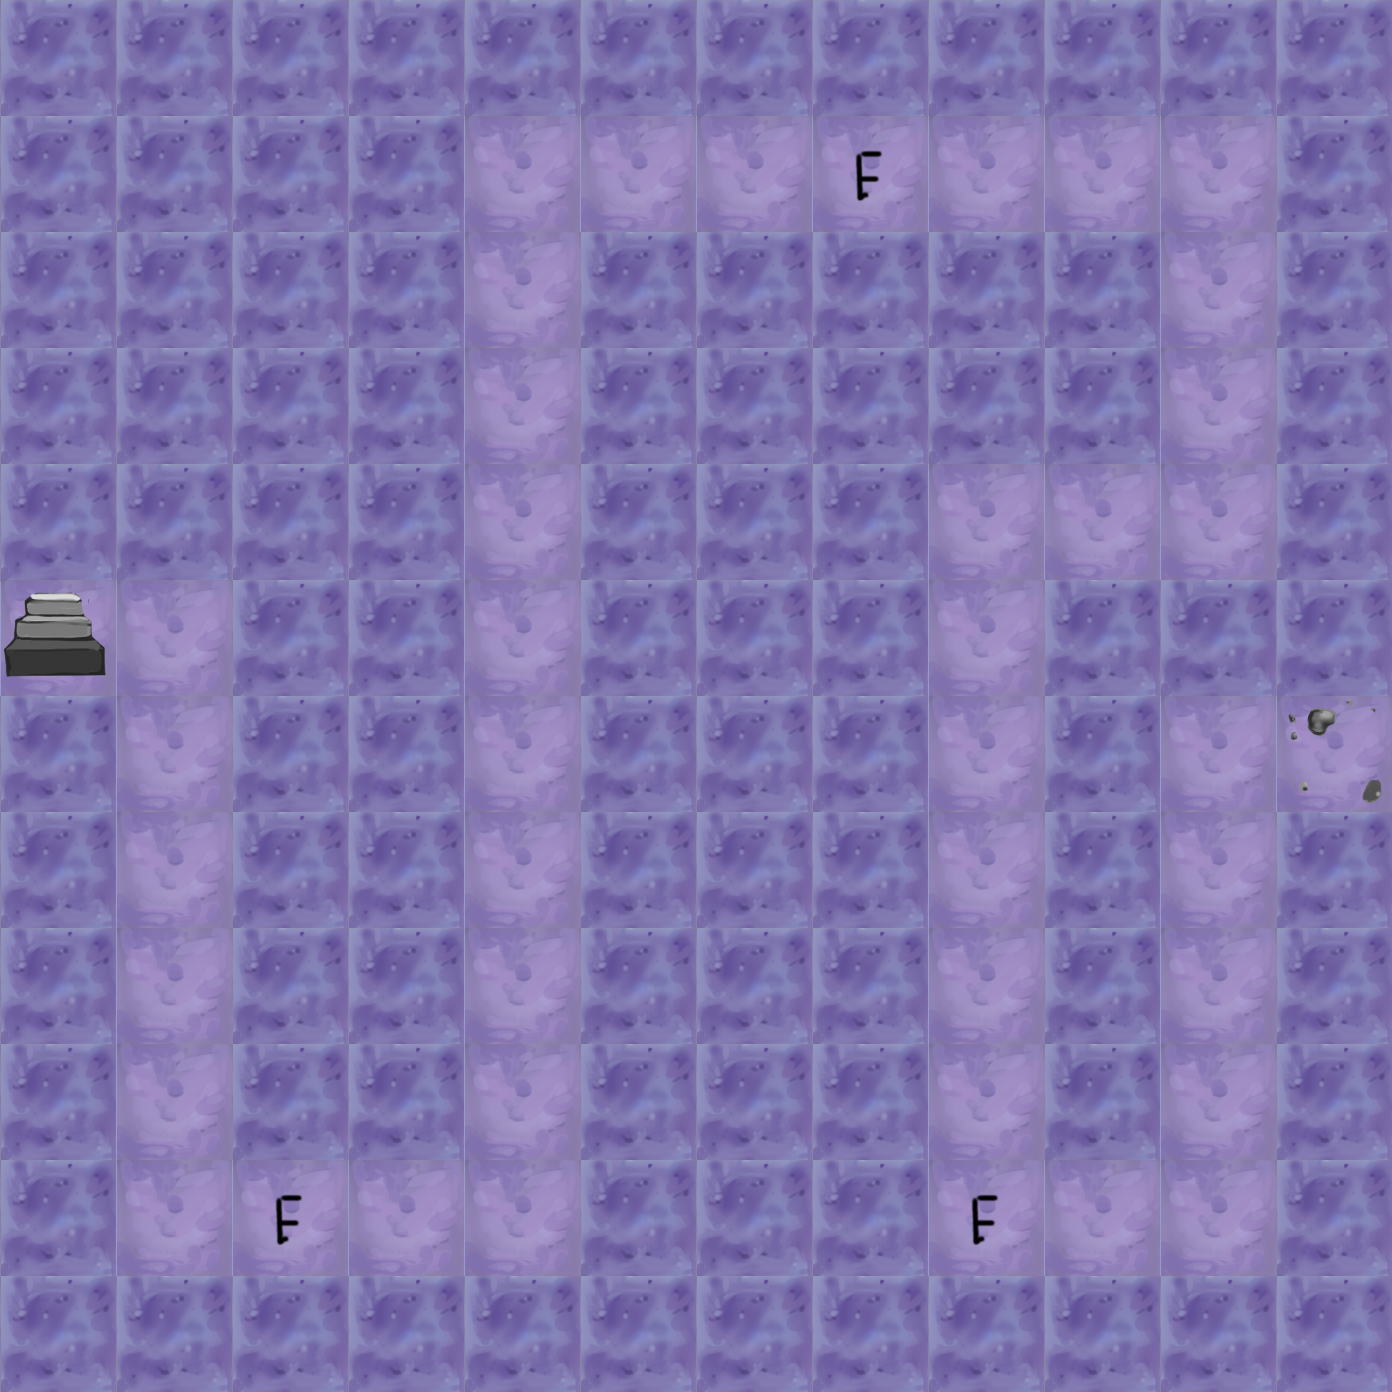

The image is a tile-based game level rendered from a .tmx file. Its description and complete source (layers, tilesets, objects, tile grids) follow:
An orthogonal 12x12 tile map with 116x116 px tiles, 3 tile layers (Tile Layer 1, Tile Layer 2, Tile Layer 3), 3 tilesets.

<map version="1.0" orientation="orthogonal" renderorder="right-down" width="12" height="12" tilewidth="116" tileheight="116" nextobjectid="1">
 <tileset firstgid="1" name="tile" tilewidth="116" tileheight="116" tilecount="20" columns="20">
  <image source="../images/tile.png" width="2320" height="116" />
 </tileset>
 <tileset firstgid="21" name="stuff" tilewidth="116" tileheight="116" tilecount="6" columns="6">
  <image source="../images/stuff.png" width="696" height="116" />
 </tileset>
 <tileset firstgid="27" name="triggers" tilewidth="116" tileheight="116" tilecount="6" columns="6">
  <image source="../images/triggers.png" width="696" height="116" />
 </tileset>
 <layer name="Tile Layer 1" width="12" height="12">
  <data encoding="csv">
3,3,3,3,3,3,3,3,3,3,3,3,
3,3,3,3,2,2,2,2,2,2,2,3,
3,3,3,3,2,3,3,3,3,3,2,3,
3,3,3,3,2,3,3,3,3,3,2,3,
3,3,3,3,2,3,3,3,2,2,2,3,
2,2,3,3,2,3,3,3,2,3,3,3,
3,2,3,3,2,3,3,3,2,3,2,2,
3,2,3,3,2,3,3,3,2,3,2,3,
3,2,3,3,2,3,3,3,2,3,2,3,
3,2,3,3,2,3,3,3,2,3,2,3,
3,2,2,2,2,3,3,3,2,2,2,3,
3,3,3,3,3,3,3,3,3,3,3,3
</data>
 </layer>
 <layer name="Tile Layer 2" width="12" height="12">
  <data encoding="csv">
0,0,0,0,0,0,0,0,0,0,0,0,
0,0,0,0,0,0,0,0,0,0,0,0,
0,0,0,0,0,0,0,0,0,0,0,0,
0,0,0,0,0,0,0,0,0,0,0,0,
0,0,0,0,0,0,0,0,0,0,0,0,
0,0,0,0,0,0,0,0,0,0,0,0,
0,0,0,0,0,0,0,0,0,0,0,0,
0,0,0,0,0,0,0,0,0,0,0,0,
0,0,0,0,0,0,0,0,0,0,0,0,
0,0,0,0,0,0,0,0,0,0,0,0,
0,0,0,0,0,0,0,0,0,0,0,0,
0,0,0,0,0,0,0,0,0,0,0,0
</data>
 </layer>
 <layer name="Tile Layer 3" width="12" height="12">
  <data encoding="csv">
0,0,0,0,0,0,0,0,0,0,0,0,
0,0,0,0,0,0,0,32,0,0,0,0,
0,0,0,0,0,0,0,0,0,0,0,0,
0,0,0,0,0,0,0,0,0,0,0,0,
0,0,0,0,0,0,0,0,0,0,0,0,
31,0,0,0,0,0,0,0,0,0,0,0,
0,0,0,0,0,0,0,0,0,0,0,27,
0,0,0,0,0,0,0,0,0,0,0,0,
0,0,0,0,0,0,0,0,0,0,0,0,
0,0,0,0,0,0,0,0,0,0,0,0,
0,0,32,0,0,0,0,0,32,0,0,0,
0,0,0,0,0,0,0,0,0,0,0,0
</data>
 </layer>
</map>
